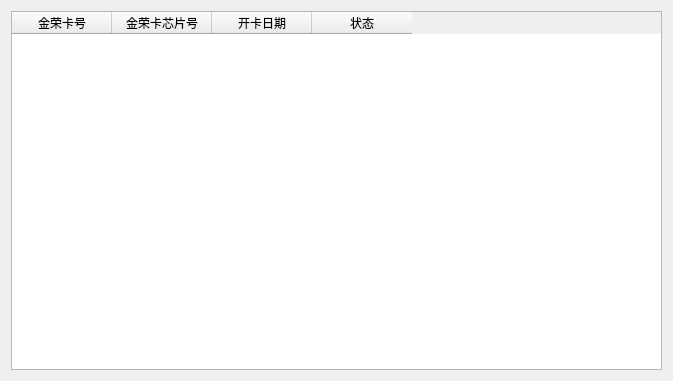
<?xml version="1.0" encoding="UTF-8"?>
<ui version="4.0">
 <class>Dialog</class>
 <widget class="QDialog" name="Dialog">
  <property name="geometry">
   <rect>
    <x>0</x>
    <y>0</y>
    <width>673</width>
    <height>381</height>
   </rect>
  </property>
  <property name="windowTitle">
   <string>客户用卡记录</string>
  </property>
  <layout class="QGridLayout" name="gridLayout">
   <item row="0" column="0">
    <widget class="QTableWidget" name="cardtableWidget">
     <column>
      <property name="text">
       <string>金荣卡号</string>
      </property>
     </column>
     <column>
      <property name="text">
       <string>金荣卡芯片号</string>
      </property>
     </column>
     <column>
      <property name="text">
       <string>开卡日期</string>
      </property>
     </column>
     <column>
      <property name="text">
       <string>状态</string>
      </property>
     </column>
    </widget>
   </item>
  </layout>
 </widget>
 <resources/>
 <connections/>
</ui>
